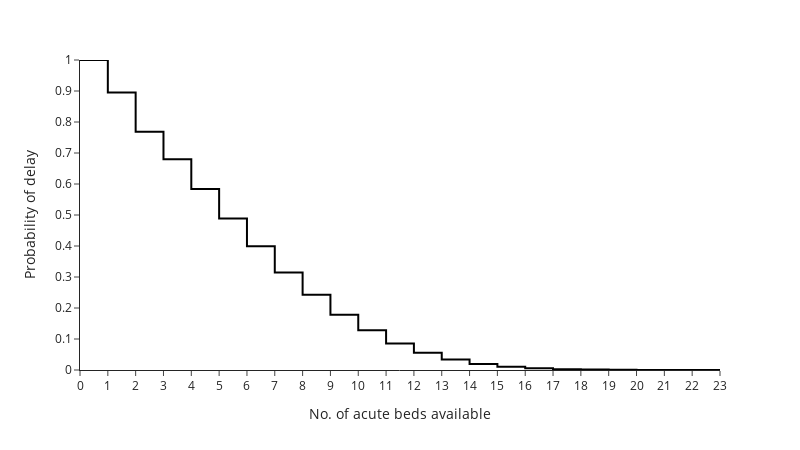
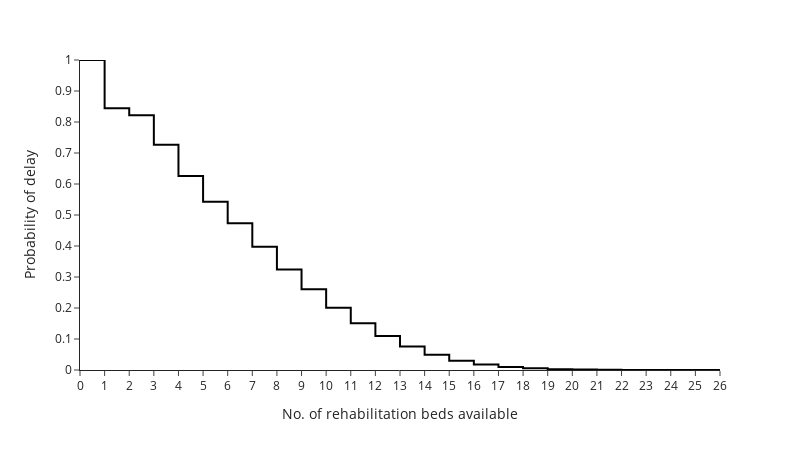

Notebook cell for these charts, in order:
### Code cell
plot_delay_prob(base_overall["asu"], unit="asu", file="figure3_asu.png")
plot_delay_prob(base_overall["rehab"], unit="rehab", file="figure3_rehab.png")

### Figure 1 — Plotly figure (JSON) as saved in the notebook; plotly's stock layout.template omitted (floating-point values rounded to 4 significant figures)
{"data": [{"hovertemplate": "beds=%{x}<br>prob_delay=%{y}<extra></extra>", "legendgroup": "", "line": {"color": "black", "dash": "solid", "shape": "hv"}, "marker": {"symbol": "circle"}, "mode": "lines", "name": "", "orientation": "v", "showlegend": false, "type": "scatter", "x": [0, 1, 2, 3, 4, 5, 6, 7, 8, 9, 10, 11, 12, 13, 14, 15, 16, 17, 18, 19, 20, 21, 22, 23], "xaxis": "x", "y": [1.0, 0.8951, 0.7689, 0.6801, 0.584, 0.4883, 0.3992, 0.3144, 0.2425, 0.1784, 0.1286, 0.08539, 0.05531, 0.03394, 0.01918, 0.01046, 0.005307, 0.002522, 0.001247, 0.0004568, 0.0002484, 9.498e-05, 1.827e-05, 1.461e-05], "yaxis": "y"}], "layout": {"height": 450, "legend": {"tracegroupgap": 0}, "margin": {"t": 60}, "width": 800, "xaxis": {"anchor": "y", "domain": [0.0, 1.0], "dtick": 1, "title": {"text": "No. of acute beds available"}}, "yaxis": {"anchor": "x", "domain": [0.0, 1.0], "dtick": 0.1, "range": [0, 1], "title": {"text": "Probability of delay"}}}}

### Figure 2 — Plotly figure (JSON) as saved in the notebook; plotly's stock layout.template omitted (floating-point values rounded to 4 significant figures)
{"data": [{"hovertemplate": "beds=%{x}<br>prob_delay=%{y}<extra></extra>", "legendgroup": "", "line": {"color": "black", "dash": "solid", "shape": "hv"}, "marker": {"symbol": "circle"}, "mode": "lines", "name": "", "orientation": "v", "showlegend": false, "type": "scatter", "x": [0, 1, 2, 3, 4, 5, 6, 7, 8, 9, 10, 11, 12, 13, 14, 15, 16, 17, 18, 19, 20, 21, 22, 23, 24, 25, 26], "xaxis": "x", "y": [1.0, 0.8444, 0.8216, 0.7265, 0.6259, 0.5427, 0.4731, 0.3974, 0.3245, 0.2601, 0.2006, 0.1505, 0.1094, 0.07618, 0.04888, 0.02958, 0.01797, 0.009977, 0.005307, 0.00246, 0.001272, 0.000603, 0.000285, 8.037e-05, 1.096e-05, 7.306e-06, 3.653e-06], "yaxis": "y"}], "layout": {"height": 450, "legend": {"tracegroupgap": 0}, "margin": {"t": 60}, "width": 800, "xaxis": {"anchor": "y", "domain": [0.0, 1.0], "dtick": 1, "title": {"text": "No. of rehabilitation beds available"}}, "yaxis": {"anchor": "x", "domain": [0.0, 1.0], "dtick": 0.1, "range": [0, 1], "title": {"text": "Probability of delay"}}}}
